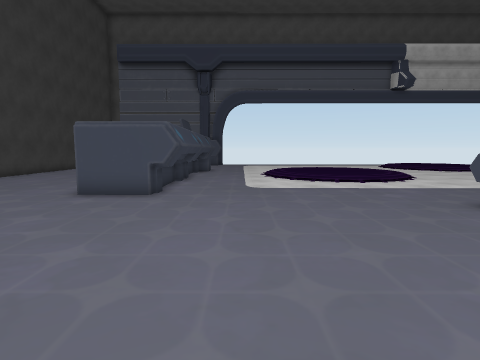
view 1 (above)

21 first-person views from a walk through a Unity game level. The camera is 1.4 m above the floor, tilts 6° down and sees 80° across. The floor is counted in squares, 1 m on a side. Each view is taken from the middle of a square. On the plan, view 1 faces up. The plan holds only what a view shows up to about 14 squares ahead; the rest is blank. Some surface patterns are stand-ins.

view 2
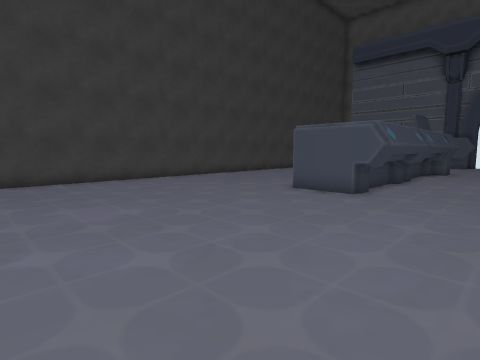

view 3
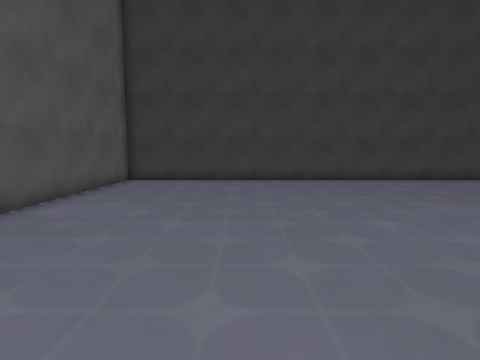

view 4
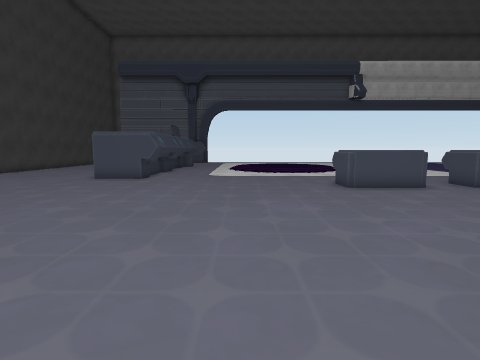

view 5
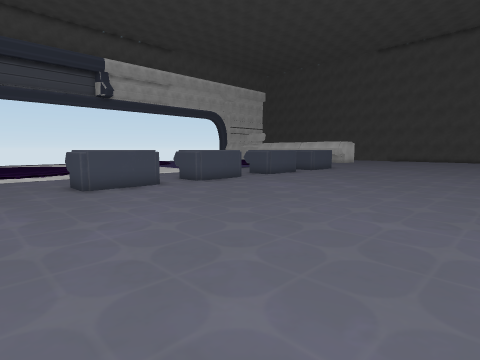

view 6
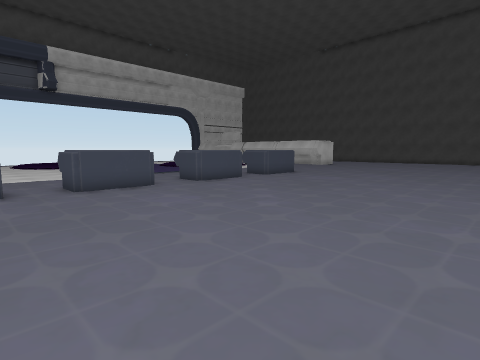

view 7
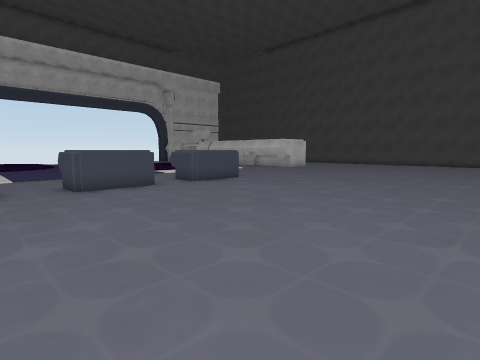

view 8
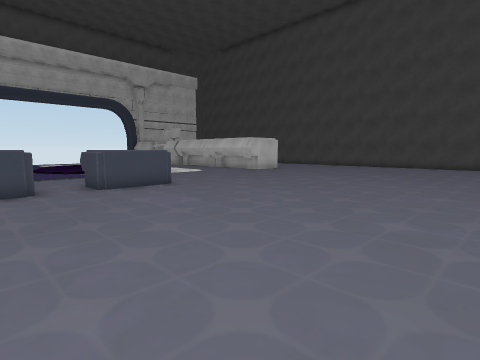

view 9
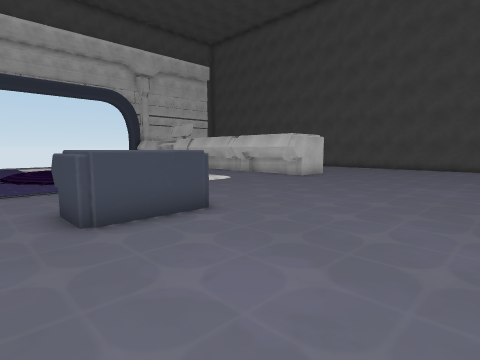

view 10
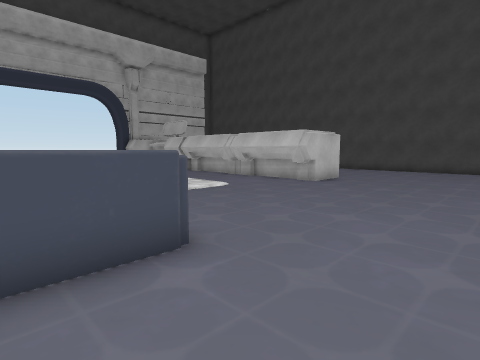

view 11
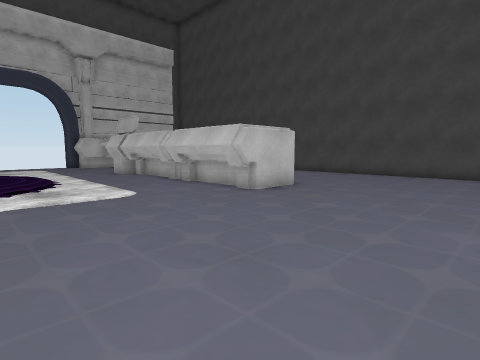

view 12
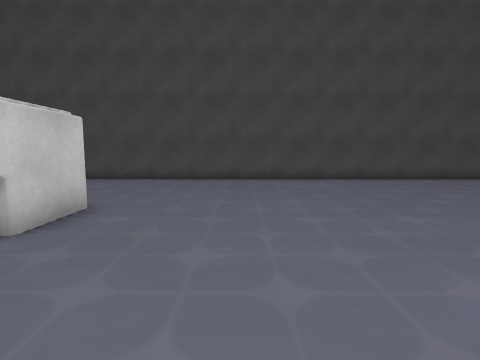

view 13
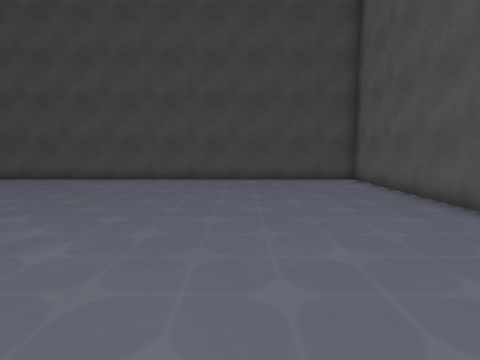

view 14
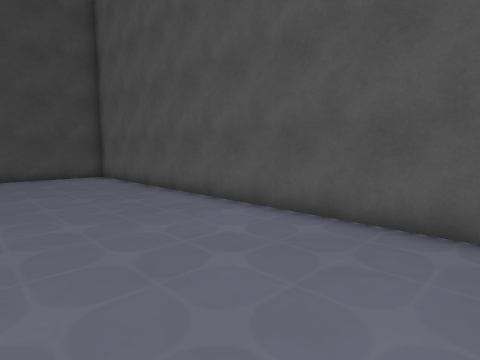

view 15
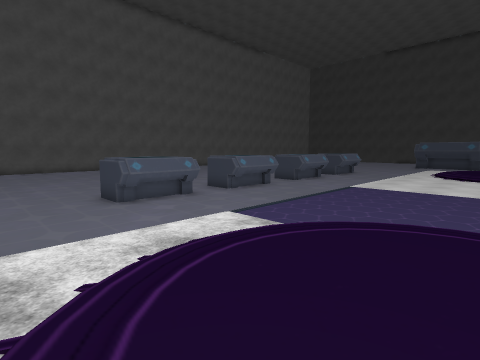

view 16
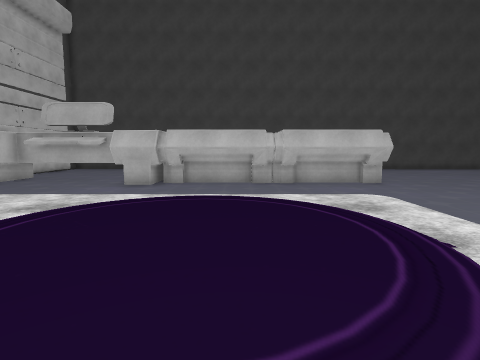

view 17
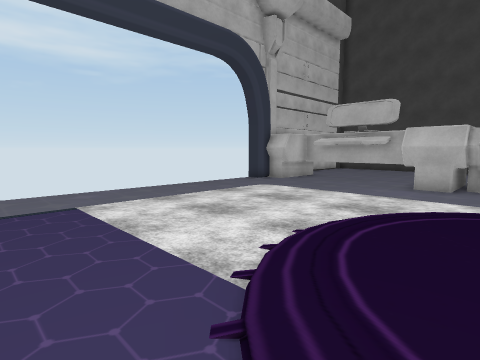

view 18
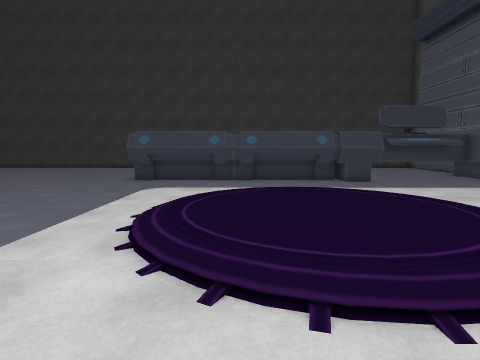

view 19
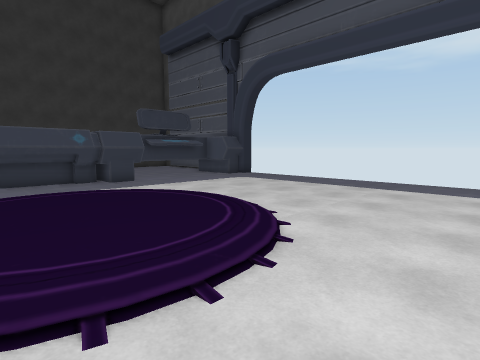

view 20
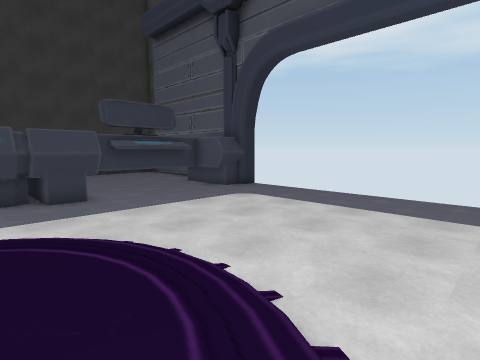

view 21
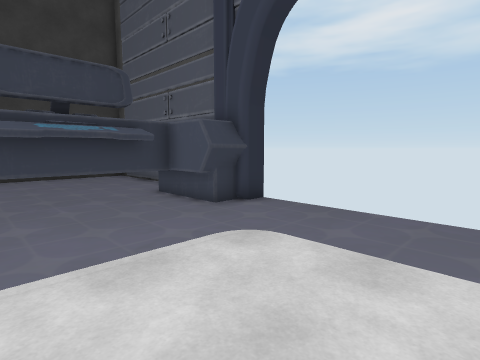

### Floor plan
Key: @ floor where view 1 was taken; # wall or solid block; . main floor; : floor 0.25 m higher than the main floor; / step, stairs or slope; ^ raised ledge; T thing the floor can be seen under or through.
Columns run from 12 left of view 1 to 42 right of it. Each row starts with its distance up from view 1.
 28    ##     #
 27    ...    #............          .........
 26   .....T ##............          ..........  ##
 25  ...... T .............          .............#
 24  ...... T .............          .............#
 23  ...... T..............         ..............#
 22  ...... TT.............         .............##
 21         T .............         ............. #
 20           #.............        ............# #
 19        ####....//://....        ../:::/.....####
 18          ##.../:::::/...         /:::::/....##
 17          ##.. /::::::...        .:::::::....##
 16          ##.. :::::::...         :::::::....##
 15          ##.. :::::::............:::::::....##
 14  ....    ##.../:::::/............/:::::/....##
 13  ....    ##..../::::/............./:::/.....##
 12   ....   ##.....///.................//......##       .#
 11    ....  ##.................................##     ...#
 10     ...  ##.............  ..................##   .....#
  9    ....####.............  ..................####......#
  8 # .................. ...  ............................#
  7 #.................^  ^.^   .^^^#.^^^..................#
  6 #.................^^^^.^^^^.^^^^.^^^..................#
  5 #.....................................................#
  4 #.....................................................#
  3 #.....................................................#
  2 #.....................................................#
  1 #.....................................................#
  0 #...........@.........................................#
 -1 #.....................................................#
 -2 #.....................................................#
 -3 #.....................................................#
 -4 #...........    ......................................#
 -5 #...........  .. ...................  ................#
 -6 #..........                           ................#
 -7 #.........                            ................#
 -8 ########                              ................#
 -9                                       #################

Where each view was taken, in squares from view 1:
view 1: 0 up, 0 right, facing up
view 2: 0 up, 1 right, facing up-left
view 3: 3 down, 1 right, facing left
view 4: 5 down, 2 right, facing up
view 5: 5 down, 3 right, facing up-right
view 6: 5 down, 8 right, facing up-right
view 7: 5 down, 13 right, facing up-right
view 8: 5 down, 17 right, facing up-right
view 9: 0 up, 19 right, facing up-right
view 10: 2 up, 21 right, facing up-right
view 11: 2 up, 25 right, facing up-right
view 12: 5 up, 28 right, facing right
view 13: 3 down, 28 right, facing right
view 14: 3 down, 26 right, facing down-right
view 15: 16 up, 27 right, facing down-left
view 16: 15 up, 20 right, facing right
view 17: 17 up, 20 right, facing up-right
view 18: 14 up, 11 right, facing left
view 19: 14 up, 11 right, facing up-left
view 20: 17 up, 8 right, facing up-left
view 21: 21 up, 4 right, facing up-left
